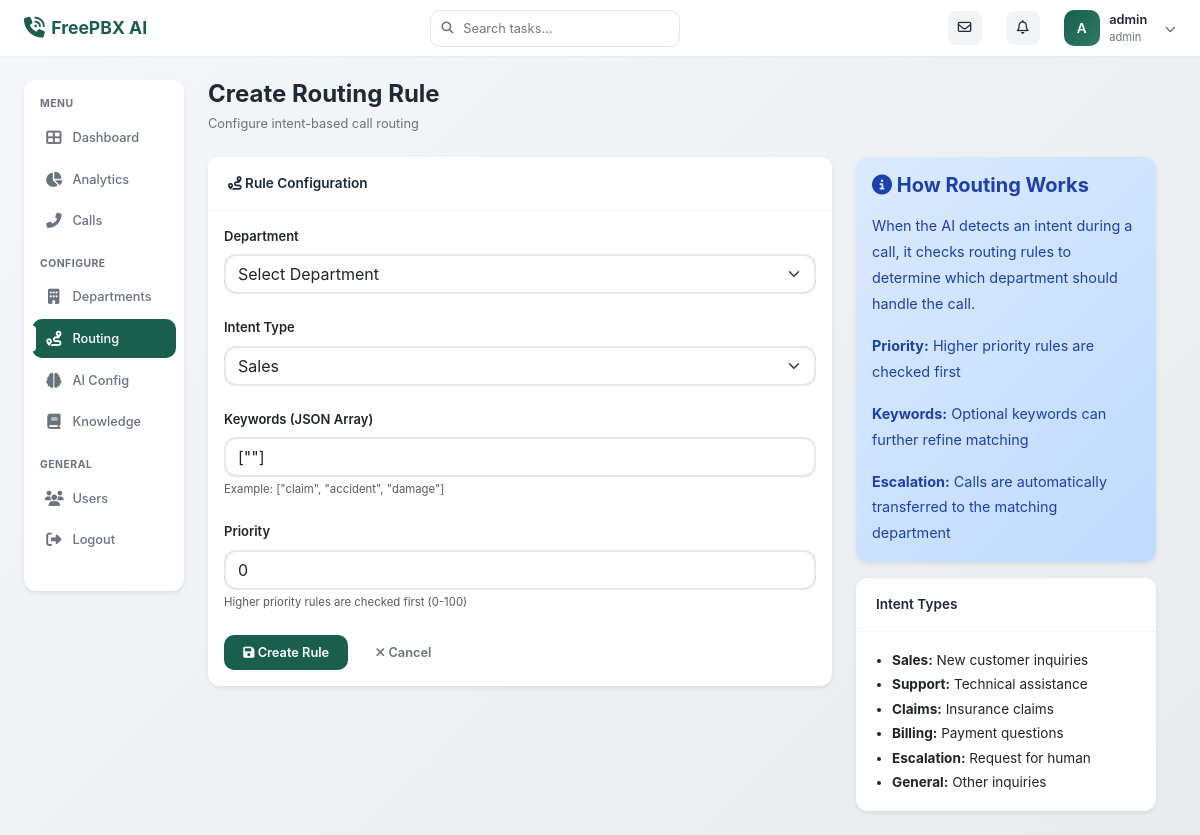
/admin/routing-rules/create (signed in), run on the app's committed database.
### models/user.py (models this page shows, shortened)
class User(UserMixin, db.Model):
    __tablename__ = 'users'
    id = db.Column(db.Integer, primary_key=True)
    username = db.Column(db.String(80), unique=True, nullable=False, index=True)
    email = db.Column(db.String(120), unique=True, nullable=True)
    password_hash = db.Column(db.String(255), nullable=False)
    role = db.Column(db.String(20), nullable=False, default='viewer')
    is_active = db.Column(db.Boolean, default=True, nullable=False)
    created_at = db.Column(db.DateTime, default=datetime.utcnow, nullable=False)
    last_login = db.Column(db.DateTime)
    def has_permission(self, required_role):
        role_hierarchy = {'viewer': 1, 'manager': 2, 'admin': 3}
        return role_hierarchy.get(self.role, 0) >= role_hierarchy.get(required_role, 0)

### blueprints/admin/routes.py (the view, shortened to what this page needs)
@admin_bp.route('/routing-rules/create', methods=['GET', 'POST'])
@login_required
def create_routing_rule():
    if not current_user.has_permission('manager'):
        flash('Access denied. Manager privileges required.', 'error')
        return redirect(url_for('admin.dashboard'))
    departments = Department.query.all()
    intent_types = ['sales', 'support', 'claims', 'billing', 'escalation', 'general']
    return render_template('admin/routing_rule_form.html',
                           departments=departments,
                           intent_types=intent_types)

### templates/admin/routing_rule_form.html (shortened to what this page needs)
{% extends "base.html" %}
{% block content %}
<div class="page-header">
    <h1 class="page-title">Create Routing Rule</h1>
    <p class="page-subtitle">Configure intent-based call routing</p>
</div>
<div class="row">
    <div class="col-md-8">
        <div class="card">
            <div class="card-header">
                <i class="fas fa-route"></i> Rule Configuration
            </div>
            <div class="card-body">
                <form method="POST">
                    <div class="mb-4">
                        <label for="department_id" class="form-label" style="font-weight: 600;">Department</label>
                        <select class="form-select" id="department_id" name="department_id" required
                                style="border-radius: 12px; border: 2px solid #e5e7eb;">
                            <option value="">Select Department</option>
                        </select>
                    </div>
                    <div class="mb-4">
                        <label for="intent_type" class="form-label" style="font-weight: 600;">Intent Type</label>
                        <select class="form-select" id="intent_type" name="intent_type" required
                                style="border-radius: 12px; border: 2px solid #e5e7eb;">
                            {% for intent in intent_types %}
                            <option value="{{ intent }}">{{ intent|title }}</option>
                            {% endfor %}
                        </select>
                    </div>
                    <div class="mb-4">
                        <label for="keywords" class="form-label" style="font-weight: 600;">Keywords (JSON Array)</label>
                        <input type="text" class="form-control" id="keywords" name="keywords"
                               value='[""]'
                               style="border-radius: 12px; border: 2px solid #e5e7eb;">
                        <div class="form-text">Example: ["claim", "accident", "damage"]</div>
                    </div>
                    <div class="mb-4">
                        <label for="priority" class="form-label" style="font-weight: 600;">Priority</label>
                        <input type="number" class="form-control" id="priority" name="priority"
                               value="0" min="0" max="100"
                               style="border-radius: 12px; border: 2px solid #e5e7eb;">
                        <div class="form-text">Higher priority rules are checked first (0-100)</div>
                    </div>
                    <div class="d-flex gap-2">
                        <button type="submit" class="btn btn-primary">
                            <i class="fas fa-save"></i> Create Rule
                        </button>
                        <a href="{{ url_for('admin.routing_rules') }}" class="btn btn-outline-secondary">
                            <i class="fas fa-times"></i> Cancel
                        </a>
                    </div>
                </form>
            </div>
        </div>
    </div>
    <div class="col-md-4">
        <div class="card" style="background: linear-gradient(135deg, #dbeafe 0%, #bfdbfe 100%); border: none;">
            <div class="card-body">
                <h5 style="font-weight: 700; margin-bottom: 1rem; color: #1e40af;">
                    <i class="fas fa-info-circle"></i> How Routing Works
                </h5>
                <div style="font-size: 0.9rem; color: #1e40af; line-height: 1.8;">
                    <p>When the AI detects an intent during a call, it checks routing rules to determine which department should handle the call.</p>
                    <p><strong>Priority:</strong> Higher priority rules are checked first</p>
                    <p><strong>Keywords:</strong> Optional keywords can further refine matching</p>
                    <p style="margin-bottom: 0;"><strong>Escalation:</strong> Calls are automatically transferred to the matching department</p>
                </div>
            </div>
        </div>
        <div class="card mt-3">
            <div class="card-header">
                Intent Types
            </div>
            <div class="card-body" style="font-size: 0.85rem;">
                <ul style="margin: 0; padding-left: 1.25rem; line-height: 1.8;">
                    <li><strong>Sales:</strong> New customer inquiries</li>
                    <li><strong>Support:</strong> Technical assistance</li>
                    <li><strong>Claims:</strong> Insurance claims</li>
                    <li><strong>Billing:</strong> Payment questions</li>
                    <li><strong>Escalation:</strong> Request for human</li>
                    <li><strong>General:</strong> Other inquiries</li>
                </ul>
            </div>
        </div>
    </div>
</div>
{% endblock %}

### templates/base.html (shortened to what this page needs)
<!DOCTYPE html>
<html lang="en">
<head>
    <link href="https://cdn.jsdelivr.net/npm/bootstrap@5.3.0/dist/css/bootstrap.min.css" rel="stylesheet">
    <link href="https://cdnjs.cloudflare.com/ajax/libs/font-awesome/6.4.0/css/all.min.css" rel="stylesheet">
</head>
<body>
    <nav class="navbar">
        <div class="container-fluid px-0">
            <a class="navbar-brand" href="{{ url_for('admin.dashboard') }}">
                <i class="fas fa-phone-volume"></i>
                <span>FreePBX AI</span>
            </a>
            {% if current_user.is_authenticated %}
            <div class="search-box">
                <i class="fas fa-search"></i>
                <input type="text" placeholder="Search tasks..." id="searchInput">
            </div>
            <div class="navbar-actions">
                <button class="icon-btn">
                    <i class="far fa-envelope"></i>
                </button>
                <button class="icon-btn">
                    <i class="far fa-bell"></i>
                </button>
                <div class="dropdown">
                    <div class="user-profile" data-bs-toggle="dropdown" aria-expanded="false" style="cursor: pointer;">
                        <div class="user-avatar">
                            {{ current_user.username[0].upper() }}
                        </div>
                        <div class="user-info">
                            <div class="user-name">{{ current_user.username }}</div>
                            <div class="user-email">{{ current_user.role }}</div>
                        </div>
                        <i class="fas fa-chevron-down" style="font-size: 0.7rem; margin-left: 0.5rem; color: var(--text-secondary);"></i>
                    </div>
                </div>
            </div>
            {% endif %}
        </div>
    </nav>
    <div class="main-container">
        {% if current_user.is_authenticated %}
        <aside class="sidebar">
            <div class="sidebar-section">
                <div class="sidebar-label">Menu</div>
                <ul class="sidebar-nav">
                    <li class="sidebar-nav-item">
                        <a href="{{ url_for('admin.dashboard') }}"
                           class="sidebar-nav-link {% if request.endpoint == 'admin.dashboard' %}active{% endif %}">
                            <i class="fas fa-th-large"></i>
                            <span>Dashboard</span>
                        </a>
                    </li>
                    <li class="sidebar-nav-item">
                        <a href="{{ url_for('admin.analytics') }}"
                           class="sidebar-nav-link {% if request.endpoint == 'admin.analytics' %}active{% endif %}">
                            <i class="fas fa-chart-pie"></i>
                            <span>Analytics</span>
                        </a>
                    </li>
                    <li class="sidebar-nav-item">
                        <a href="{{ url_for('admin.call_logs') }}"
                           class="sidebar-nav-link {% if request.endpoint in ['admin.call_logs', 'admin.call_detail'] %}active{% endif %}">
                            <i class="fas fa-phone-alt"></i>
                            <span>Calls</span>
                        </a>
                    </li>
                </ul>
            </div>
            {% if current_user.has_permission('manager') %}
            <div class="sidebar-section">
                <div class="sidebar-label">Configure</div>
                <ul class="sidebar-nav">
                    <li class="sidebar-nav-item">
                        <a href="{{ url_for('admin.departments') }}"
                           class="sidebar-nav-link {% if 'department' in request.endpoint %}active{% endif %}">
                            <i class="fas fa-building"></i>
                            <span>Departments</span>
                        </a>
                    </li>
                    <li class="sidebar-nav-item">
                        <a href="{{ url_for('admin.routing_rules') }}"
                           class="sidebar-nav-link {% if 'routing' in request.endpoint %}active{% endif %}">
                            <i class="fas fa-route"></i>
                            <span>Routing</span>
                        </a>
                    </li>
                    <li class="sidebar-nav-item">
                        <a href="{{ url_for('admin.ai_config') }}"
                           class="sidebar-nav-link {% if 'ai_config' in request.endpoint %}active{% endif %}">
                            <i class="fas fa-brain"></i>
                            <span>AI Config</span>
                        </a>
                    </li>
                    <li class="sidebar-nav-item">
                        <a href="{{ url_for('admin.knowledge_base') }}"
                           class="sidebar-nav-link {% if 'knowledge' in request.endpoint %}active{% endif %}">
                            <i class="fas fa-book"></i>
                            <span>Knowledge</span>
                        </a>
                    </li>
                </ul>
            </div>
            {% endif %}
            <div class="sidebar-section">
                <div class="sidebar-label">General</div>
                <ul class="sidebar-nav">
                    {% if current_user.has_permission('admin') %}
                    <li class="sidebar-nav-item">
                        <a href="{{ url_for('auth.list_users') }}"
                           class="sidebar-nav-link {% if 'users' in request.endpoint %}active{% endif %}">
                            <i class="fas fa-users"></i>
                            <span>Users</span>
                        </a>
                    </li>
                    {% endif %}
                    <li class="sidebar-nav-item">
                        <a href="{{ url_for('auth.logout') }}" class="sidebar-nav-link">
                            <i class="fas fa-sign-out-alt"></i>
                            <span>Logout</span>
                        </a>
                    </li>
                </ul>
            </div>
        </aside>
        {% endif %}
        <main class="main-content">
            {% block content %}{% endblock %}
        </main>
    </div>
</body>
</html>

### data on the page
User: username "A", username "admin", role "admin"

### other printed values
form field intent_type "Sales"
